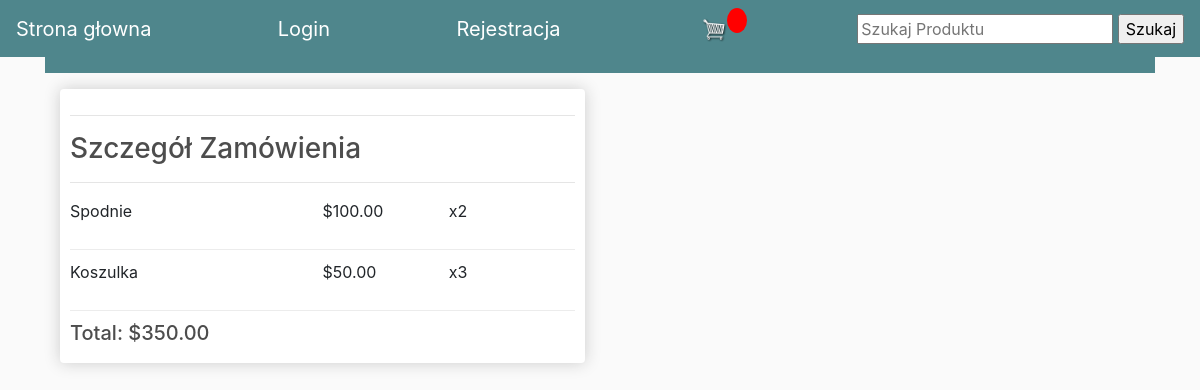
The app's page /shop/orders/25/ with its own data.
### shop/models.py (models this page shows)
class OrderItem(models.Model):
    order = models.ForeignKey(Order, on_delete=models.CASCADE)
    product = models.ForeignKey(Product, on_delete=models.CASCADE)
    quantity = models.IntegerField()

class Product(models.Model):
    name = models.CharField(max_length=200)
    price = models.DecimalField(max_digits=5, decimal_places=2)
    description = models.TextField()
    category = models.ForeignKey(Category, on_delete=models.CASCADE)

### shop/views.py (the view, shortened to what this page needs)
# urls.py: path('orders/<int:order_id>/', views.OrderDetailView.as_view(), name='order_detail'),
class OrderDetailView(View):
    def get(self, request, *args, **kwargs):
        order_id = kwargs.get('order_id')
        order = Order.objects.get(id=order_id)
        order_items = order.orderitem_set.all()
        total_price = sum(item.product.price * item.quantity for item in order_items)
        return render(request, 'order_detail.html', {'order_items': order_items, 'total_price' : total_price})

### templates/order_detail.html
{% extends 'base.html' %}
{% block content %}
    		<div class="col-lg-6">
			<div class="box-element">
				<hr>
				<h3>Szczegół Zamówienia </h3>
				<hr>
				{% for item in order_items %}
				<div class="cart-row">
					<div style="flex:2"><p>{{item.product.name}}</p></div>
					<div style="flex:1"><p>${{item.product.price|floatformat:2}}</p></div>
					<div style="flex:1"><p>x{{item.quantity}}</p></div>
				</div>
				{% endfor %}
				<h5>Total:   ${{total_price|floatformat:2}}</h5>
			</div>
		</div>
{% endblock %}

### shop/static/css/main.css (style rules this page uses)
body { background-color: hsl(0, 0%, 98%); }
h1,h2,h3,h4,h5,h6 { color:hsl(0, 0%, 30%); }
.box-element { box-shadow:hsl(0, 0%, 80%) 0 0 16px; background-color: #fff; border-radius: 4px; padding: 10px; }
.col-lg-4, .col-lg-6, .col-lg-8, .col-lg-12 { margin-top: 10px; }
.cart-row { display: flex; align-items: flex-stretch; padding-bottom: 10px; margin-bottom: 10px; border-bottom: 1px solid #ececec; }

### records on screen
OrderItem: product.name "Spodnie", product.price "100.00", quantity "2"
OrderItem: product.name "Koszulka", product.price "50.00", quantity "3"

### other values on screen
{{ total_price|floatformat:2 }} "350.00"
